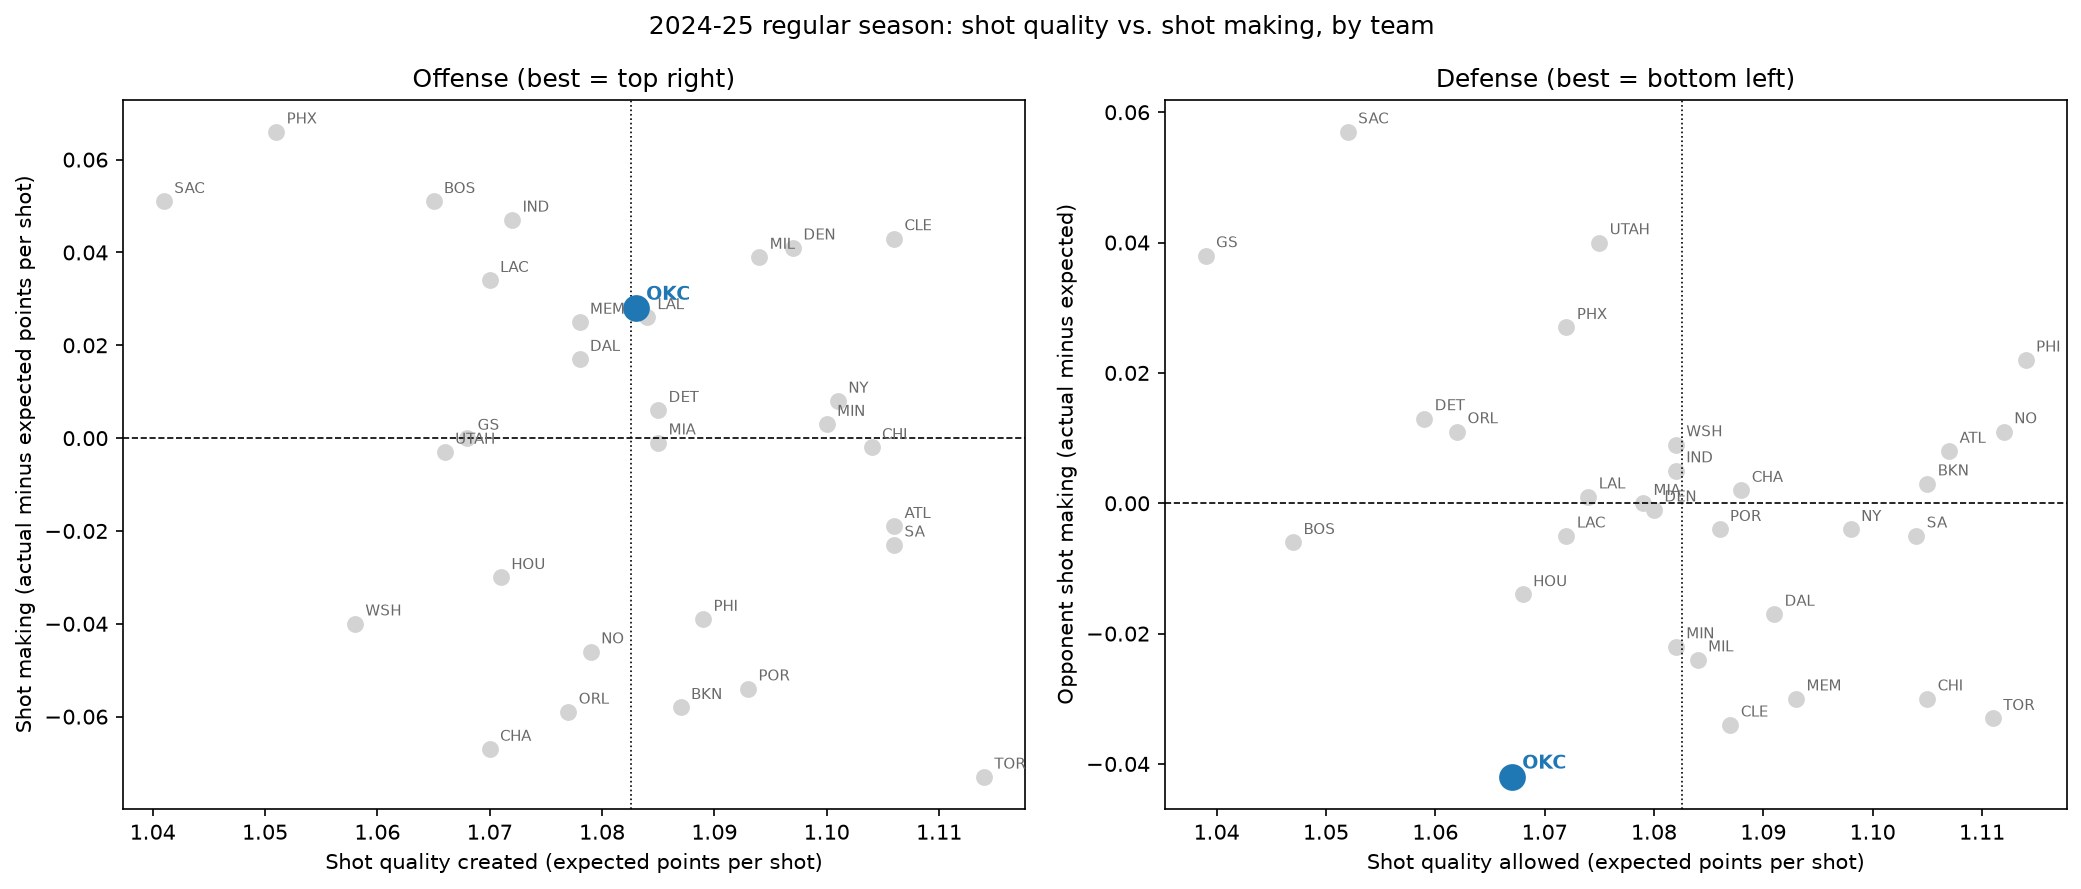

Reproduce this figure in Python.
import pandas as pd
import matplotlib.pyplot as plt

off = pd.read_csv("data/team_offense.csv", index_col=0)
deff = pd.read_csv("data/team_defense.csv", index_col=0)

fig, axes = plt.subplots(1, 2, figsize=(14, 6))

panels = [
    (axes[0], off, "Offense (best = top right)",
     "Shot quality created (expected points per shot)",
     "Shot making (actual minus expected points per shot)"),
    (axes[1], deff, "Defense (best = bottom left)",
     "Shot quality allowed (expected points per shot)",
     "Opponent shot making (actual minus expected)"),
]

for ax, t, title, xlabel, ylabel in panels:
    for team, row in t.iterrows():
        is_okc = team == "OKC"
        ax.scatter(row["xp"], row["shot_making"],
                   color="tab:blue" if is_okc else "lightgray",
                   s=140 if is_okc else 50, zorder=3 if is_okc else 2)
        ax.annotate(team, (row["xp"], row["shot_making"]), xytext=(5, 4),
                    textcoords="offset points",
                    fontsize=9 if is_okc else 7,
                    fontweight="bold" if is_okc else "normal",
                    color="tab:blue" if is_okc else "dimgray")
    ax.axhline(0, color="black", linewidth=0.8, linestyle="--")          # shots went in exactly as often as expected
    ax.axvline(t["xp"].mean(), color="black", linewidth=0.8, linestyle=":")  # league-average shot quality
    ax.set_title(title)
    ax.set_xlabel(xlabel)
    ax.set_ylabel(ylabel)

fig.suptitle("2024-25 regular season: shot quality vs. shot making, by team")
plt.tight_layout()
plt.savefig("team_chart.png", dpi=150, bbox_inches="tight")
print("Saved team_chart.png")
